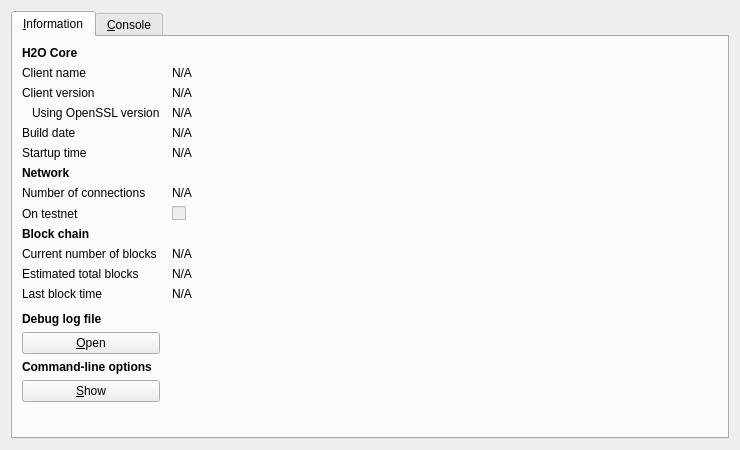
<?xml version="1.0" encoding="UTF-8"?>
<ui version="4.0">
 <class>RPCConsole</class>
 <widget class="QDialog" name="RPCConsole">
  <property name="geometry">
   <rect>
    <x>0</x>
    <y>0</y>
    <width>740</width>
    <height>450</height>
   </rect>
  </property>
  <property name="windowTitle">
   <string>H2O - Debug window</string>
  </property>
  <layout class="QVBoxLayout" name="verticalLayout_2">
   <item>
    <widget class="QTabWidget" name="tabWidget">
     <property name="currentIndex">
      <number>0</number>
     </property>
     <widget class="QWidget" name="tab_info">
      <attribute name="title">
       <string>&amp;Information</string>
      </attribute>
      <layout class="QGridLayout" name="gridLayout" columnstretch="0,1">
       <property name="horizontalSpacing">
        <number>12</number>
       </property>
       <item row="0" column="0">
        <widget class="QLabel" name="label_9">
         <property name="font">
          <font>
           <weight>75</weight>
           <bold>true</bold>
          </font>
         </property>
         <property name="text">
          <string>H2O Core</string>
         </property>
        </widget>
       </item>
       <item row="1" column="0">
        <widget class="QLabel" name="label_5">
         <property name="text">
          <string>Client name</string>
         </property>
        </widget>
       </item>
       <item row="1" column="1">
        <widget class="QLabel" name="clientName">
         <property name="cursor">
          <cursorShape>IBeamCursor</cursorShape>
         </property>
         <property name="text">
          <string>N/A</string>
         </property>
         <property name="textFormat">
          <enum>Qt::PlainText</enum>
         </property>
         <property name="textInteractionFlags">
          <set>Qt::LinksAccessibleByMouse|Qt::TextSelectableByKeyboard|Qt::TextSelectableByMouse</set>
         </property>
        </widget>
       </item>
       <item row="2" column="0">
        <widget class="QLabel" name="label_6">
         <property name="text">
          <string>Client version</string>
         </property>
        </widget>
       </item>
       <item row="2" column="1">
        <widget class="QLabel" name="clientVersion">
         <property name="cursor">
          <cursorShape>IBeamCursor</cursorShape>
         </property>
         <property name="text">
          <string>N/A</string>
         </property>
         <property name="textFormat">
          <enum>Qt::PlainText</enum>
         </property>
         <property name="textInteractionFlags">
          <set>Qt::LinksAccessibleByMouse|Qt::TextSelectableByKeyboard|Qt::TextSelectableByMouse</set>
         </property>
        </widget>
       </item>
       <item row="3" column="0">
        <widget class="QLabel" name="label_14">
         <property name="text">
          <string>Using OpenSSL version</string>
         </property>
         <property name="indent">
          <number>10</number>
         </property>
        </widget>
       </item>
       <item row="3" column="1">
        <widget class="QLabel" name="openSSLVersion">
         <property name="cursor">
          <cursorShape>IBeamCursor</cursorShape>
         </property>
         <property name="text">
          <string>N/A</string>
         </property>
         <property name="textFormat">
          <enum>Qt::PlainText</enum>
         </property>
         <property name="textInteractionFlags">
          <set>Qt::LinksAccessibleByMouse|Qt::TextSelectableByKeyboard|Qt::TextSelectableByMouse</set>
         </property>
        </widget>
       </item>
       <item row="4" column="0">
        <widget class="QLabel" name="label_12">
         <property name="text">
          <string>Build date</string>
         </property>
        </widget>
       </item>
       <item row="4" column="1">
        <widget class="QLabel" name="buildDate">
         <property name="cursor">
          <cursorShape>IBeamCursor</cursorShape>
         </property>
         <property name="text">
          <string>N/A</string>
         </property>
         <property name="textFormat">
          <enum>Qt::PlainText</enum>
         </property>
         <property name="textInteractionFlags">
          <set>Qt::LinksAccessibleByMouse|Qt::TextSelectableByKeyboard|Qt::TextSelectableByMouse</set>
         </property>
        </widget>
       </item>
       <item row="5" column="0">
        <widget class="QLabel" name="label_13">
         <property name="text">
          <string>Startup time</string>
         </property>
        </widget>
       </item>
       <item row="5" column="1">
        <widget class="QLabel" name="startupTime">
         <property name="cursor">
          <cursorShape>IBeamCursor</cursorShape>
         </property>
         <property name="text">
          <string>N/A</string>
         </property>
         <property name="textFormat">
          <enum>Qt::PlainText</enum>
         </property>
         <property name="textInteractionFlags">
          <set>Qt::LinksAccessibleByMouse|Qt::TextSelectableByKeyboard|Qt::TextSelectableByMouse</set>
         </property>
        </widget>
       </item>
       <item row="6" column="0">
        <widget class="QLabel" name="label_11">
         <property name="font">
          <font>
           <weight>75</weight>
           <bold>true</bold>
          </font>
         </property>
         <property name="text">
          <string>Network</string>
         </property>
        </widget>
       </item>
       <item row="7" column="0">
        <widget class="QLabel" name="label_7">
         <property name="text">
          <string>Number of connections</string>
         </property>
        </widget>
       </item>
       <item row="7" column="1">
        <widget class="QLabel" name="numberOfConnections">
         <property name="cursor">
          <cursorShape>IBeamCursor</cursorShape>
         </property>
         <property name="text">
          <string>N/A</string>
         </property>
         <property name="textFormat">
          <enum>Qt::PlainText</enum>
         </property>
         <property name="textInteractionFlags">
          <set>Qt::LinksAccessibleByMouse|Qt::TextSelectableByKeyboard|Qt::TextSelectableByMouse</set>
         </property>
        </widget>
       </item>
       <item row="8" column="0">
        <widget class="QLabel" name="label_8">
         <property name="text">
          <string>On testnet</string>
         </property>
        </widget>
       </item>
       <item row="8" column="1">
        <widget class="QCheckBox" name="isTestNet">
         <property name="enabled">
          <bool>false</bool>
         </property>
         <property name="text">
          <string/>
         </property>
        </widget>
       </item>
       <item row="9" column="0">
        <widget class="QLabel" name="label_10">
         <property name="font">
          <font>
           <weight>75</weight>
           <bold>true</bold>
          </font>
         </property>
         <property name="text">
          <string>Block chain</string>
         </property>
        </widget>
       </item>
       <item row="10" column="0">
        <widget class="QLabel" name="label_3">
         <property name="text">
          <string>Current number of blocks</string>
         </property>
        </widget>
       </item>
       <item row="10" column="1">
        <widget class="QLabel" name="numberOfBlocks">
         <property name="cursor">
          <cursorShape>IBeamCursor</cursorShape>
         </property>
         <property name="text">
          <string>N/A</string>
         </property>
         <property name="textFormat">
          <enum>Qt::PlainText</enum>
         </property>
         <property name="textInteractionFlags">
          <set>Qt::LinksAccessibleByMouse|Qt::TextSelectableByKeyboard|Qt::TextSelectableByMouse</set>
         </property>
        </widget>
       </item>
       <item row="11" column="0">
        <widget class="QLabel" name="label_4">
         <property name="text">
          <string>Estimated total blocks</string>
         </property>
        </widget>
       </item>
       <item row="11" column="1">
        <widget class="QLabel" name="totalBlocks">
         <property name="cursor">
          <cursorShape>IBeamCursor</cursorShape>
         </property>
         <property name="text">
          <string>N/A</string>
         </property>
         <property name="textFormat">
          <enum>Qt::PlainText</enum>
         </property>
         <property name="textInteractionFlags">
          <set>Qt::LinksAccessibleByMouse|Qt::TextSelectableByKeyboard|Qt::TextSelectableByMouse</set>
         </property>
        </widget>
       </item>
       <item row="12" column="0">
        <widget class="QLabel" name="label_2">
         <property name="text">
          <string>Last block time</string>
         </property>
        </widget>
       </item>
       <item row="12" column="1">
        <widget class="QLabel" name="lastBlockTime">
         <property name="cursor">
          <cursorShape>IBeamCursor</cursorShape>
         </property>
         <property name="text">
          <string>N/A</string>
         </property>
         <property name="textFormat">
          <enum>Qt::PlainText</enum>
         </property>
         <property name="textInteractionFlags">
          <set>Qt::LinksAccessibleByMouse|Qt::TextSelectableByKeyboard|Qt::TextSelectableByMouse</set>
         </property>
        </widget>
       </item>
       <item row="13" column="0">
        <spacer name="verticalSpacer_2">
         <property name="orientation">
          <enum>Qt::Vertical</enum>
         </property>
         <property name="sizeHint" stdset="0">
          <size>
           <width>20</width>
           <height>20</height>
          </size>
         </property>
        </spacer>
       </item>
       <item row="14" column="0">
        <widget class="QLabel" name="labelDebugLogfile">
         <property name="font">
          <font>
           <weight>75</weight>
           <bold>true</bold>
          </font>
         </property>
         <property name="text">
          <string>Debug log file</string>
         </property>
        </widget>
       </item>
       <item row="15" column="0">
        <widget class="QPushButton" name="openDebugLogfileButton">
         <property name="toolTip">
          <string>Open the H2O debug log file from the current data directory. This can take a few seconds for large log files.</string>
         </property>
         <property name="text">
          <string>&amp;Open</string>
         </property>
         <property name="autoDefault">
          <bool>false</bool>
         </property>
        </widget>
       </item>
       <item row="16" column="0">
        <widget class="QLabel" name="labelCLOptions">
         <property name="font">
          <font>
           <weight>75</weight>
           <bold>true</bold>
          </font>
         </property>
         <property name="text">
          <string>Command-line options</string>
         </property>
        </widget>
       </item>
       <item row="17" column="0">
        <widget class="QPushButton" name="showCLOptionsButton">
         <property name="toolTip">
          <string>Show the H2O-Qt help message to get a list with possible H2O command-line options.</string>
         </property>
         <property name="text">
          <string>&amp;Show</string>
         </property>
         <property name="autoDefault">
          <bool>false</bool>
         </property>
        </widget>
       </item>
       <item row="18" column="0">
        <spacer name="verticalSpacer">
         <property name="orientation">
          <enum>Qt::Vertical</enum>
         </property>
         <property name="sizeHint" stdset="0">
          <size>
           <width>20</width>
           <height>40</height>
          </size>
         </property>
        </spacer>
       </item>
      </layout>
     </widget>
     <widget class="QWidget" name="tab_console">
      <attribute name="title">
       <string>&amp;Console</string>
      </attribute>
      <layout class="QVBoxLayout" name="verticalLayout_3">
       <property name="spacing">
        <number>3</number>
       </property>
       <item>
        <widget class="QTextEdit" name="messagesWidget">
         <property name="minimumSize">
          <size>
           <width>0</width>
           <height>100</height>
          </size>
         </property>
         <property name="readOnly">
          <bool>true</bool>
         </property>
         <property name="tabKeyNavigation" stdset="0">
          <bool>false</bool>
         </property>
         <property name="columnCount" stdset="0">
          <number>2</number>
         </property>
        </widget>
       </item>
       <item>
        <layout class="QHBoxLayout" name="horizontalLayout">
         <property name="spacing">
          <number>3</number>
         </property>
         <item>
          <widget class="QLabel" name="label">
           <property name="text">
            <string notr="true">&gt;</string>
           </property>
          </widget>
         </item>
         <item>
          <widget class="QLineEdit" name="lineEdit"/>
         </item>
         <item>
          <widget class="QPushButton" name="clearButton">
           <property name="maximumSize">
            <size>
             <width>24</width>
             <height>24</height>
            </size>
           </property>
           <property name="toolTip">
            <string>Clear console</string>
           </property>
           <property name="text">
            <string/>
           </property>
           <property name="icon">
            <iconset resource="../bitcoin.qrc">
             <normaloff>:/icons/remove</normaloff>:/icons/remove</iconset>
           </property>
           <property name="shortcut">
            <string notr="true">Ctrl+L</string>
           </property>
           <property name="autoDefault">
            <bool>false</bool>
           </property>
          </widget>
         </item>
        </layout>
       </item>
      </layout>
     </widget>
    </widget>
   </item>
  </layout>
 </widget>
 <resources>
  <include location="../bitcoin.qrc"/>
 </resources>
 <connections/>
</ui>
